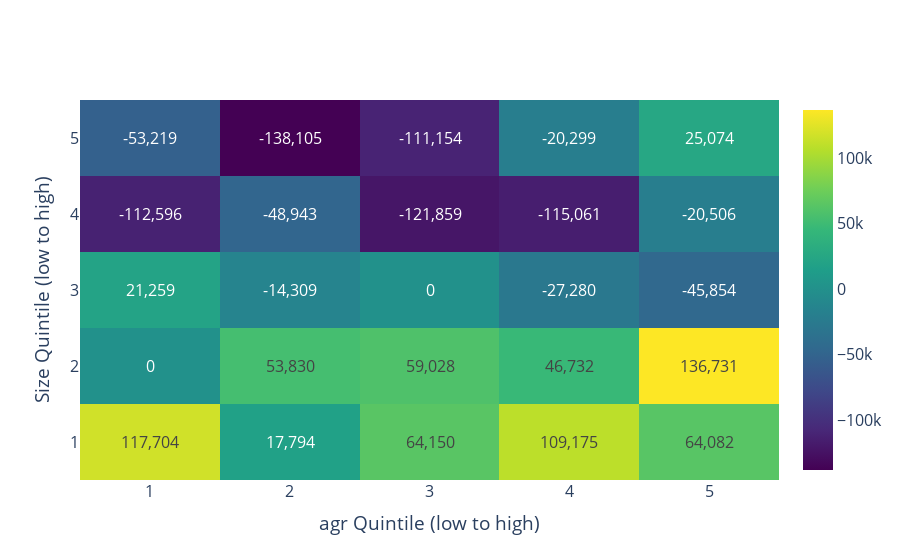

Notebook code cell kept with this figure:
### Code cell
chars = "agr bm operprof mom12m retvol".split()
data = [agr, bm, operprof, mom12m, retvol]

for char, d in zip(chars, data):
    trace = go.Heatmap(
        x=d.columns.to_list(),
        y=d.index.to_list(),
        z=d,
        text = [[char]*5]*5,
        colorscale='Viridis',
        texttemplate="%{z:,.0f}",
        hovertemplate="size quintile = %{y}<br>%{text} quintile = %{x}<br>net investment = $%{z:,.0f}<extra></extra>"
    )
    fig = go.Figure(trace)
    fig.update_layout(
        xaxis_title=f"{char} Quintile (low to high)",
        yaxis_title="Size Quintile (low to high)",
        template="plotly_white",
        font_size=16
)
    fig.write_image(f"{output_dir}/{char}.jpeg")
    with open(f"{output_dir}/{char}.html", "w", encoding="utf-8") as f:
        f.write(fig.to_html()) 
    fig.show()

### Figure 1 — Plotly figure (JSON) as saved in the notebook; plotly's stock layout.template omitted (floating-point values rounded to 4 significant figures)
{"data": [{"colorscale": [[0, "#440154"], [0.1111, "#482878"], [0.2222, "#3e4989"], [0.3333, "#31688e"], [0.4444, "#26828e"], [0.5556, "#1f9e89"], [0.6667, "#35b779"], [0.7778, "#6ece58"], [0.8889, "#b5de2b"], [1, "#fde725"]], "hovertemplate": "size quintile = %{y}<br>%{text} quintile = %{x}<br>net investment = $%{z:,.0f}<extra></extra>", "text": [["agr", "agr", "agr", "agr", "agr"], ["agr", "agr", "agr", "agr", "agr"], ["agr", "agr", "agr", "agr", "agr"], ["agr", "agr", "agr", "agr", "agr"], ["agr", "agr", "agr", "agr", "agr"]], "texttemplate": "%{z:,.0f}", "type": "heatmap", "x": [1, 2, 3, 4, 5], "y": [1, 2, 3, 4, 5], "z": [[117700.0, 17790.0, 64150.0, 109200.0, 64080.0], [0, 53830.0, 59030.0, 46730.0, 136700.0], [21260.0, -14310.0, 0, -27280.0, -45850.0], [-112600.0, -48940.0, -121900.0, -115100.0, -20510.0], [-53220.0, -138100.0, -111200.0, -20300.0, 25070.0]]}], "layout": {"font": {"size": 16}, "xaxis": {"title": {"text": "agr Quintile (low to high)"}}, "yaxis": {"title": {"text": "Size Quintile (low to high)"}}}}
